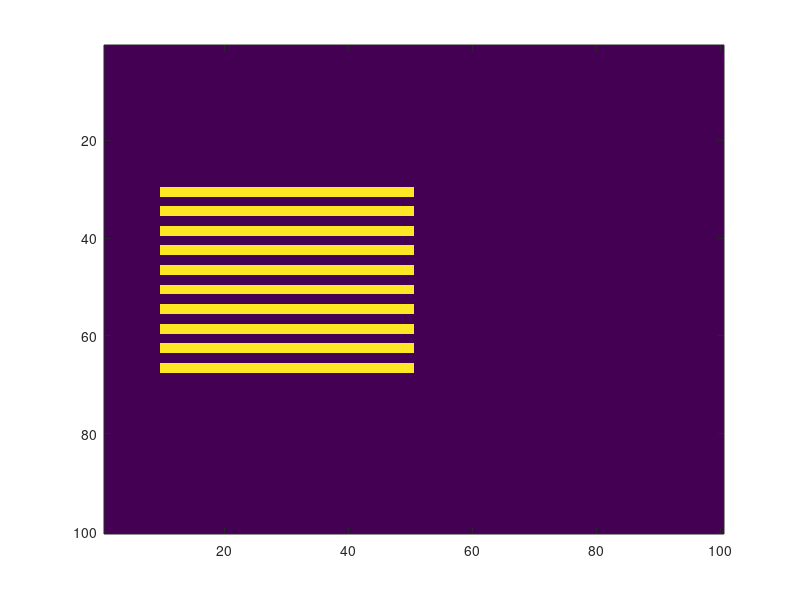

Reproduce this figure in MATLAB. (Note: this script raises an error after producing the figure.)
%% Generate new volume
clear all
close all
clc

volume = uint8(ones(100,100,100));

N = 10;
for i=1:N
    volume(30+4*(i-1):30+4*(i-1)+1,30:70,10:50) = 2;
end
figure,imagesc(squeeze(volume(:,50,:)))

P = 1e6;
pho_cnt = [P, 10*P, 100*P];    % photon count shot from the bottom
data = zeros(100,100,100,3);
for k=1:3
    
    clear cfg
    cfg.nphoton=pho_cnt(k);
    cfg.vol=volume;
    cfg.srcpos=[50 50 1];
    cfg.srcdir=[0 0 1];
    cfg.gpuid=1;
    % cfg.gpuid='11'; % use two GPUs together
    cfg.autopilot=1;
%     cfg.isnormalized=0;

%     Version 2 (journal):
%     no absorber: 0.02 10 0.9 1.37
%     absorber3: 0.1 10 0.9 1.37      volume(20:40,20:40,10:30) = 2; 5x mu_a
%     refractive: 0.02 10 0.9 6.85    volume(30:70,30:70,10:50) = 2;
%     blood (633nm): 0.21 77.3 0.994 1.37
    cfg.prop=[0 0 1 1; 0.02 10 0.9 1.37; 0.21 77.3 0.994 1.37];    % [mua,mus,g,n]
    cfg.tstart=0;
    cfg.tend=5e-8; % OSA: 5e-8
    cfg.tstep=5e-8;
    tic
    [flux,detpos]=mcxlab(cfg);
    t = toc
    data(:,:,:,k) = flux.data(:,:,:,1);
    figure,imagesc(squeeze(log10(data(:,50,:,k)))),colormap jet, axis equal
end
% save review_blood_data

%% Filter volume
clear
close all
% clc
load review_data.mat

v                    =           3;     % search radius
f1                   =           1;     % 1st filtering patch radius
f2                   =           2;     % 2nd filtering patch radius (f2>f1)
rician               =           0;     % rician=0: no rician noise. rician=1: rician noise
gpuid                =           1;     % GPU id in your computer
blockwidth           =           8;     % the 3D block width in GPU

filter_data = zeros(100,100,100,3);
for k=1:3
    ima = single(squeeze(data(:,:,:,k)));

    tic;
    % The output has the same order of f1 and f2
    [imaS1,imaL1]=ganlm(ima,v,f1,f2,rician,gpuid,blockwidth);
    t = toc;
    
    % Sub-band mixing process
    tic
    image1=mixingsubband(imaS1,imaL1); % originally fimau1,fimao1
    t_mix=toc;
    
    filter_data(:,:,:,k) = image1;


    
    figure,
    subplot(121),imagesc(squeeze(log10(ima(:,50,:))),[-16 8]),colormap jet, axis off
    title('Refractive 1e7 photons')
    subplot(122),imagesc(squeeze(log10(image1(:,50,:))),[-16 8]),colormap jet, axis off
    title('Filtered image (v=3, full version)')
    fprintf('Filter time=%fs mixing time=%fs  total time=%fs\n\n',t, t_mix, t+t_mix);

end
% save review_filtered_blood_data filter_data

%% Filter brain
addpath(genpath('.'))
% close all
clear
clc

addpath(genpath('/drives/neza1/users/shijie/Projects/Iso2Mesh/brain2mesh'))
addpath('/drives/neza2/users/yaoshen/NEU/Research//Redbird/tensorlab/')
addpath(genpath('.'))

% Reading in data from c1-c5 SPM segmentations using a 4D array
for i = 1:5
    A = load_nii(sprintf('/drives/neza1/users/shijie/Projects/Iso2Mesh/brain2mesh/examples/SPM/c%iANTS19-5Years_head.nii.gz',i));
    dim = size(A.img);
    data(:,:,:,i) = A.img;
end

% Translate the probablity map to voxel domain
[vol]=brain2grid(data);

% vol1 = imgaussfilt3(vol);
% vol2 = imgaussfilt3(vol,1);
% vol_filtered=mixingsubband(vol1,vol2);

% Start filtering
load brain_1e8.mat

v                    =           3;     % search radius
f1                   =           1;     % 1st filtering patch radius
f2                   =           2;     % 2nd filtering patch radius (f2>f1)
rician               =           0;     % rician=0: no rician noise. rician=1: rician noise
gpuid                =           1;     % GPU id in your computer
blockwidth           =           8;     % the 3D block width in GPU

% Adding offset
fluence_brain(vol==0) = -1;
% s = size(fluence_brain);
% offset = 10;
% t = -1*ones(2*offset+s,'single');
% t(offset:offset+s(1)-1,offset:offset+s(2)-1,offset:offset+s(3)-1) = fluence_brain;
% fluence_brain = t;
% fluence_brain = fluence_brain(1:100,1:100,1:100);

tic;
% The output has the same order of f1 and f2
[imaS1,imaL1]=ganlm(fluence_brain,v,f1,f2,rician,gpuid,blockwidth);
t = toc;

% Sub-band mixing process
tic
filtered_fluence_brain=mixingsubband(imaS1,imaL1); % originally fimau1,fimao1
t_mix=toc;

% Remove offset
% fluence_brain = fluence_brain(offset:offset+s(1)-1,offset:offset+s(2)-1,offset:offset+s(3)-1);
% filtered_fluence_brain = filtered_fluence_brain(offset:offset+s(1)-1,offset:offset+s(2)-1,offset:offset+s(3)-1);

% Plot brain

cut = 80;
imaS1(imaS1<0) = 0;
imaL1(imaL1<0) = 0;
imaS1(imaS1>0) = 1;
imaL1(imaL1>0) = 1;
fluence_brain(fluence_brain>=0) = 1;
fluence_brain(fluence_brain<0) = 0;
figure,
subplot(221),imagesc(rot90(squeeze(log10(imaS1(:,cut,:)))),[-16 8]),colormap jet,axis equal
title(['Small ' num2str(cut)])
subplot(222),imagesc(rot90(squeeze(log10(imaL1(:,cut,:)))),[-16 8]),colormap jet,axis equal
title('Large')

fluence_brain(fluence_brain==-1) = 0;
subplot(223),imagesc(rot90(squeeze(log10(fluence_brain(:,cut,:)))),[-16 8]),colormap jet,axis equal
title('Brain 1e8 photons')
subplot(224),imagesc(rot90(squeeze(log10(filtered_fluence_brain(:,cut,:)))),[-16 8]),colormap jet,axis equal
title('Filtered brain image')
fprintf('Filter time=%fs mixing time=%fs  total time=%fs\n\n',t, t_mix, t+t_mix);

%%

% cut = 90;
binS = logical(imaS1);
binL = logical(imaL1);
binFluence = logical(fluence_brain);
binFiltered = logical(filtered_fluence_brain);

figure,
subplot(231),imagesc(rot90(squeeze((binFluence(:,cut,:))))),colormap jet
title('Original')
subplot(232),imagesc(rot90(squeeze((binS(:,cut,:))))),colormap jet
title(['Small ' num2str(cut)])
subplot(233),imagesc(rot90(squeeze((binL(:,cut,:))))),colormap jet
title('Large')

subplot(234),imagesc(rot90(squeeze((binS(:,cut,:)-binFluence(:,cut,:)))),[-1 1]),colormap jet
title('Small-raw')
subplot(235),imagesc(rot90(squeeze((binL(:,cut,:)-binFluence(:,cut,:)))),[-1 1]),colormap jet
title('Large-raw')
subplot(236),imagesc(rot90(squeeze((binL(:,cut,:)-binS(:,cut,:)))),[-1 1]),colormap jet
title('Large-Small')

% figure,slice3(log10(fluence_brain)),colormap jet
% figure,slice3(log10(filtered_fluence_brain)),colormap jet